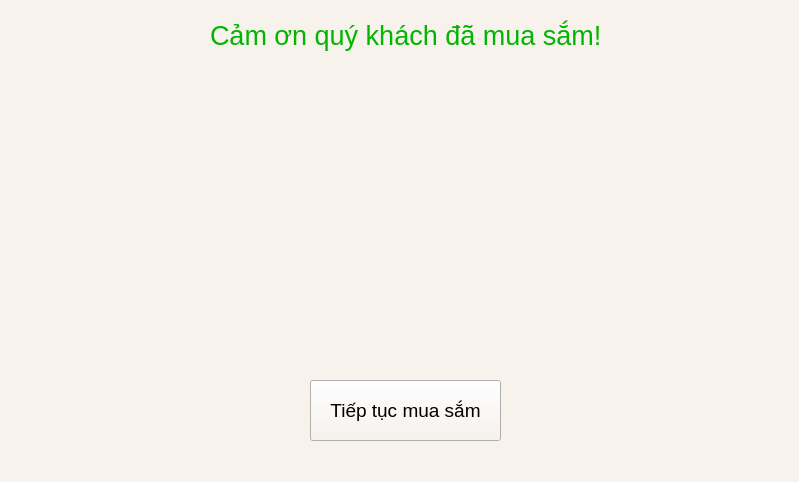
<?xml version="1.0" encoding="UTF-8"?>
<ui version="4.0">
 <class>MainWindow</class>
 <widget class="QMainWindow" name="MainWindow">
  <property name="geometry">
   <rect>
    <x>0</x>
    <y>0</y>
    <width>799</width>
    <height>482</height>
   </rect>
  </property>
  <property name="windowTitle">
   <string>Thank You!</string>
  </property>
  <property name="styleSheet">
   <string notr="true">background-color: #F8F2EC;</string>
  </property>
  <widget class="QWidget" name="centralwidget">
   <widget class="QLabel" name="label">
    <property name="geometry">
     <rect>
      <x>210</x>
      <y>0</y>
      <width>391</width>
      <height>71</height>
     </rect>
    </property>
    <property name="font">
     <font>
      <pointsize>20</pointsize>
     </font>
    </property>
    <property name="styleSheet">
     <string notr="true">color :rgb(0, 182, 0)</string>
    </property>
    <property name="text">
     <string>Cảm ơn quý khách đã mua sắm!</string>
    </property>
   </widget>
   <widget class="QPushButton" name="bt_continue">
    <property name="geometry">
     <rect>
      <x>310</x>
      <y>380</y>
      <width>191</width>
      <height>61</height>
     </rect>
    </property>
    <property name="font">
     <font>
      <pointsize>14</pointsize>
     </font>
    </property>
    <property name="text">
     <string>Tiếp tục mua sắm</string>
    </property>
   </widget>
   <widget class="QLabel" name="label_2">
    <property name="geometry">
     <rect>
      <x>200</x>
      <y>70</y>
      <width>401</width>
      <height>281</height>
     </rect>
    </property>
    <property name="text">
     <string/>
    </property>
    <property name="pixmap">
     <pixmap>../material/shopping pic5.webp</pixmap>
    </property>
    <property name="scaledContents">
     <bool>true</bool>
    </property>
   </widget>
   <zorder>label_2</zorder>
   <zorder>label</zorder>
   <zorder>bt_continue</zorder>
  </widget>
  <widget class="QMenuBar" name="menubar">
   <property name="geometry">
    <rect>
     <x>0</x>
     <y>0</y>
     <width>799</width>
     <height>21</height>
    </rect>
   </property>
  </widget>
  <widget class="QStatusBar" name="statusbar"/>
 </widget>
 <resources/>
 <connections/>
</ui>
